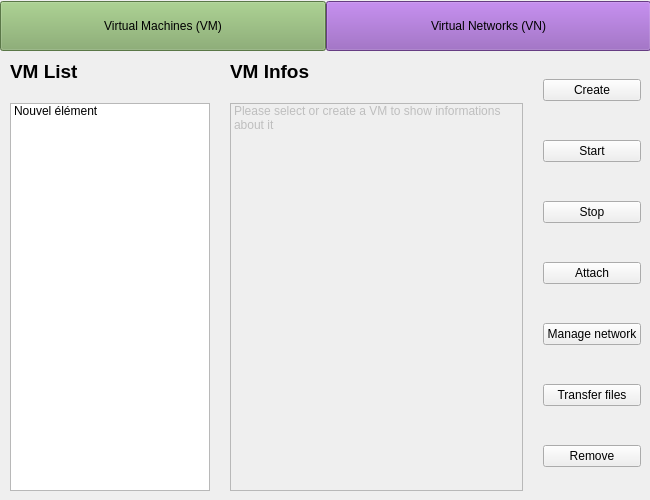
<?xml version="1.0" encoding="UTF-8"?>
<ui version="4.0">
 <class>MainWindow</class>
 <widget class="QMainWindow" name="MainWindow">
  <property name="geometry">
   <rect>
    <x>0</x>
    <y>0</y>
    <width>650</width>
    <height>500</height>
   </rect>
  </property>
  <property name="windowTitle">
   <string>MainWindow</string>
  </property>
  <property name="tabShape">
   <enum>QTabWidget::TabShape::Rounded</enum>
  </property>
  <widget class="QWidget" name="centralwidget">
   <widget class="QWidget" name="horizontalLayoutWidget">
    <property name="geometry">
     <rect>
      <x>0</x>
      <y>0</y>
      <width>651</width>
      <height>52</height>
     </rect>
    </property>
    <layout class="QHBoxLayout" name="topBarHBox">
     <property name="spacing">
      <number>0</number>
     </property>
     <property name="sizeConstraint">
      <enum>QLayout::SizeConstraint::SetDefaultConstraint</enum>
     </property>
     <item>
      <widget class="QPushButton" name="vmButton">
       <property name="minimumSize">
        <size>
         <width>0</width>
         <height>50</height>
        </size>
       </property>
       <property name="palette">
        <palette>
         <active>
          <colorrole role="WindowText">
           <brush brushstyle="SolidPattern">
            <color alpha="255">
             <red>0</red>
             <green>0</green>
             <blue>0</blue>
            </color>
           </brush>
          </colorrole>
          <colorrole role="Button">
           <brush brushstyle="SolidPattern">
            <color alpha="255">
             <red>126</red>
             <green>167</green>
             <blue>100</blue>
            </color>
           </brush>
          </colorrole>
          <colorrole role="Light">
           <brush brushstyle="SolidPattern">
            <color alpha="255">
             <red>189</red>
             <green>250</green>
             <blue>150</blue>
            </color>
           </brush>
          </colorrole>
          <colorrole role="Midlight">
           <brush brushstyle="SolidPattern">
            <color alpha="255">
             <red>157</red>
             <green>208</green>
             <blue>125</blue>
            </color>
           </brush>
          </colorrole>
          <colorrole role="Dark">
           <brush brushstyle="SolidPattern">
            <color alpha="255">
             <red>63</red>
             <green>83</green>
             <blue>50</blue>
            </color>
           </brush>
          </colorrole>
          <colorrole role="Mid">
           <brush brushstyle="SolidPattern">
            <color alpha="255">
             <red>84</red>
             <green>111</green>
             <blue>67</blue>
            </color>
           </brush>
          </colorrole>
          <colorrole role="Text">
           <brush brushstyle="SolidPattern">
            <color alpha="255">
             <red>0</red>
             <green>0</green>
             <blue>0</blue>
            </color>
           </brush>
          </colorrole>
          <colorrole role="BrightText">
           <brush brushstyle="SolidPattern">
            <color alpha="255">
             <red>255</red>
             <green>255</green>
             <blue>255</blue>
            </color>
           </brush>
          </colorrole>
          <colorrole role="ButtonText">
           <brush brushstyle="SolidPattern">
            <color alpha="255">
             <red>0</red>
             <green>0</green>
             <blue>0</blue>
            </color>
           </brush>
          </colorrole>
          <colorrole role="Base">
           <brush brushstyle="SolidPattern">
            <color alpha="255">
             <red>255</red>
             <green>255</green>
             <blue>255</blue>
            </color>
           </brush>
          </colorrole>
          <colorrole role="Window">
           <brush brushstyle="SolidPattern">
            <color alpha="255">
             <red>126</red>
             <green>167</green>
             <blue>100</blue>
            </color>
           </brush>
          </colorrole>
          <colorrole role="Shadow">
           <brush brushstyle="SolidPattern">
            <color alpha="255">
             <red>0</red>
             <green>0</green>
             <blue>0</blue>
            </color>
           </brush>
          </colorrole>
          <colorrole role="AlternateBase">
           <brush brushstyle="SolidPattern">
            <color alpha="255">
             <red>190</red>
             <green>211</green>
             <blue>177</blue>
            </color>
           </brush>
          </colorrole>
          <colorrole role="ToolTipBase">
           <brush brushstyle="SolidPattern">
            <color alpha="255">
             <red>255</red>
             <green>255</green>
             <blue>220</blue>
            </color>
           </brush>
          </colorrole>
          <colorrole role="ToolTipText">
           <brush brushstyle="SolidPattern">
            <color alpha="255">
             <red>0</red>
             <green>0</green>
             <blue>0</blue>
            </color>
           </brush>
          </colorrole>
          <colorrole role="PlaceholderText">
           <brush brushstyle="SolidPattern">
            <color alpha="127">
             <red>0</red>
             <green>0</green>
             <blue>0</blue>
            </color>
           </brush>
          </colorrole>
          <colorrole role="Accent">
           <brush brushstyle="SolidPattern">
            <color alpha="255">
             <red>255</red>
             <green>255</green>
             <blue>255</blue>
            </color>
           </brush>
          </colorrole>
         </active>
         <inactive>
          <colorrole role="WindowText">
           <brush brushstyle="SolidPattern">
            <color alpha="255">
             <red>0</red>
             <green>0</green>
             <blue>0</blue>
            </color>
           </brush>
          </colorrole>
          <colorrole role="Button">
           <brush brushstyle="SolidPattern">
            <color alpha="255">
             <red>126</red>
             <green>167</green>
             <blue>100</blue>
            </color>
           </brush>
          </colorrole>
          <colorrole role="Light">
           <brush brushstyle="SolidPattern">
            <color alpha="255">
             <red>189</red>
             <green>250</green>
             <blue>150</blue>
            </color>
           </brush>
          </colorrole>
          <colorrole role="Midlight">
           <brush brushstyle="SolidPattern">
            <color alpha="255">
             <red>157</red>
             <green>208</green>
             <blue>125</blue>
            </color>
           </brush>
          </colorrole>
          <colorrole role="Dark">
           <brush brushstyle="SolidPattern">
            <color alpha="255">
             <red>63</red>
             <green>83</green>
             <blue>50</blue>
            </color>
           </brush>
          </colorrole>
          <colorrole role="Mid">
           <brush brushstyle="SolidPattern">
            <color alpha="255">
             <red>84</red>
             <green>111</green>
             <blue>67</blue>
            </color>
           </brush>
          </colorrole>
          <colorrole role="Text">
           <brush brushstyle="SolidPattern">
            <color alpha="255">
             <red>0</red>
             <green>0</green>
             <blue>0</blue>
            </color>
           </brush>
          </colorrole>
          <colorrole role="BrightText">
           <brush brushstyle="SolidPattern">
            <color alpha="255">
             <red>255</red>
             <green>255</green>
             <blue>255</blue>
            </color>
           </brush>
          </colorrole>
          <colorrole role="ButtonText">
           <brush brushstyle="SolidPattern">
            <color alpha="255">
             <red>0</red>
             <green>0</green>
             <blue>0</blue>
            </color>
           </brush>
          </colorrole>
          <colorrole role="Base">
           <brush brushstyle="SolidPattern">
            <color alpha="255">
             <red>255</red>
             <green>255</green>
             <blue>255</blue>
            </color>
           </brush>
          </colorrole>
          <colorrole role="Window">
           <brush brushstyle="SolidPattern">
            <color alpha="255">
             <red>126</red>
             <green>167</green>
             <blue>100</blue>
            </color>
           </brush>
          </colorrole>
          <colorrole role="Shadow">
           <brush brushstyle="SolidPattern">
            <color alpha="255">
             <red>0</red>
             <green>0</green>
             <blue>0</blue>
            </color>
           </brush>
          </colorrole>
          <colorrole role="AlternateBase">
           <brush brushstyle="SolidPattern">
            <color alpha="255">
             <red>190</red>
             <green>211</green>
             <blue>177</blue>
            </color>
           </brush>
          </colorrole>
          <colorrole role="ToolTipBase">
           <brush brushstyle="SolidPattern">
            <color alpha="255">
             <red>255</red>
             <green>255</green>
             <blue>220</blue>
            </color>
           </brush>
          </colorrole>
          <colorrole role="ToolTipText">
           <brush brushstyle="SolidPattern">
            <color alpha="255">
             <red>0</red>
             <green>0</green>
             <blue>0</blue>
            </color>
           </brush>
          </colorrole>
          <colorrole role="PlaceholderText">
           <brush brushstyle="SolidPattern">
            <color alpha="127">
             <red>0</red>
             <green>0</green>
             <blue>0</blue>
            </color>
           </brush>
          </colorrole>
          <colorrole role="Accent">
           <brush brushstyle="SolidPattern">
            <color alpha="255">
             <red>255</red>
             <green>255</green>
             <blue>255</blue>
            </color>
           </brush>
          </colorrole>
         </inactive>
         <disabled>
          <colorrole role="WindowText">
           <brush brushstyle="SolidPattern">
            <color alpha="255">
             <red>63</red>
             <green>83</green>
             <blue>50</blue>
            </color>
           </brush>
          </colorrole>
          <colorrole role="Button">
           <brush brushstyle="SolidPattern">
            <color alpha="255">
             <red>126</red>
             <green>167</green>
             <blue>100</blue>
            </color>
           </brush>
          </colorrole>
          <colorrole role="Light">
           <brush brushstyle="SolidPattern">
            <color alpha="255">
             <red>189</red>
             <green>250</green>
             <blue>150</blue>
            </color>
           </brush>
          </colorrole>
          <colorrole role="Midlight">
           <brush brushstyle="SolidPattern">
            <color alpha="255">
             <red>157</red>
             <green>208</green>
             <blue>125</blue>
            </color>
           </brush>
          </colorrole>
          <colorrole role="Dark">
           <brush brushstyle="SolidPattern">
            <color alpha="255">
             <red>63</red>
             <green>83</green>
             <blue>50</blue>
            </color>
           </brush>
          </colorrole>
          <colorrole role="Mid">
           <brush brushstyle="SolidPattern">
            <color alpha="255">
             <red>84</red>
             <green>111</green>
             <blue>67</blue>
            </color>
           </brush>
          </colorrole>
          <colorrole role="Text">
           <brush brushstyle="SolidPattern">
            <color alpha="255">
             <red>63</red>
             <green>83</green>
             <blue>50</blue>
            </color>
           </brush>
          </colorrole>
          <colorrole role="BrightText">
           <brush brushstyle="SolidPattern">
            <color alpha="255">
             <red>255</red>
             <green>255</green>
             <blue>255</blue>
            </color>
           </brush>
          </colorrole>
          <colorrole role="ButtonText">
           <brush brushstyle="SolidPattern">
            <color alpha="255">
             <red>63</red>
             <green>83</green>
             <blue>50</blue>
            </color>
           </brush>
          </colorrole>
          <colorrole role="Base">
           <brush brushstyle="SolidPattern">
            <color alpha="255">
             <red>126</red>
             <green>167</green>
             <blue>100</blue>
            </color>
           </brush>
          </colorrole>
          <colorrole role="Window">
           <brush brushstyle="SolidPattern">
            <color alpha="255">
             <red>126</red>
             <green>167</green>
             <blue>100</blue>
            </color>
           </brush>
          </colorrole>
          <colorrole role="Shadow">
           <brush brushstyle="SolidPattern">
            <color alpha="255">
             <red>0</red>
             <green>0</green>
             <blue>0</blue>
            </color>
           </brush>
          </colorrole>
          <colorrole role="AlternateBase">
           <brush brushstyle="SolidPattern">
            <color alpha="255">
             <red>126</red>
             <green>167</green>
             <blue>100</blue>
            </color>
           </brush>
          </colorrole>
          <colorrole role="ToolTipBase">
           <brush brushstyle="SolidPattern">
            <color alpha="255">
             <red>255</red>
             <green>255</green>
             <blue>220</blue>
            </color>
           </brush>
          </colorrole>
          <colorrole role="ToolTipText">
           <brush brushstyle="SolidPattern">
            <color alpha="255">
             <red>0</red>
             <green>0</green>
             <blue>0</blue>
            </color>
           </brush>
          </colorrole>
          <colorrole role="PlaceholderText">
           <brush brushstyle="SolidPattern">
            <color alpha="127">
             <red>63</red>
             <green>83</green>
             <blue>50</blue>
            </color>
           </brush>
          </colorrole>
          <colorrole role="Accent">
           <brush brushstyle="SolidPattern">
            <color alpha="255">
             <red>164</red>
             <green>217</green>
             <blue>130</blue>
            </color>
           </brush>
          </colorrole>
         </disabled>
        </palette>
       </property>
       <property name="text">
        <string>Virtual Machines (VM)</string>
       </property>
       <property name="default">
        <bool>false</bool>
       </property>
       <property name="flat">
        <bool>false</bool>
       </property>
      </widget>
     </item>
     <item>
      <widget class="QPushButton" name="vnButton">
       <property name="sizePolicy">
        <sizepolicy hsizetype="Minimum" vsizetype="Fixed">
         <horstretch>0</horstretch>
         <verstretch>0</verstretch>
        </sizepolicy>
       </property>
       <property name="minimumSize">
        <size>
         <width>0</width>
         <height>50</height>
        </size>
       </property>
       <property name="palette">
        <palette>
         <active>
          <colorrole role="WindowText">
           <brush brushstyle="SolidPattern">
            <color alpha="255">
             <red>0</red>
             <green>0</green>
             <blue>0</blue>
            </color>
           </brush>
          </colorrole>
          <colorrole role="Button">
           <brush brushstyle="SolidPattern">
            <color alpha="255">
             <red>143</red>
             <green>86</green>
             <blue>184</blue>
            </color>
           </brush>
          </colorrole>
          <colorrole role="Light">
           <brush brushstyle="SolidPattern">
            <color alpha="255">
             <red>207</red>
             <green>140</green>
             <blue>255</blue>
            </color>
           </brush>
          </colorrole>
          <colorrole role="Midlight">
           <brush brushstyle="SolidPattern">
            <color alpha="255">
             <red>175</red>
             <green>113</green>
             <blue>219</blue>
            </color>
           </brush>
          </colorrole>
          <colorrole role="Dark">
           <brush brushstyle="SolidPattern">
            <color alpha="255">
             <red>72</red>
             <green>43</green>
             <blue>92</blue>
            </color>
           </brush>
          </colorrole>
          <colorrole role="Mid">
           <brush brushstyle="SolidPattern">
            <color alpha="255">
             <red>95</red>
             <green>57</green>
             <blue>123</blue>
            </color>
           </brush>
          </colorrole>
          <colorrole role="Text">
           <brush brushstyle="SolidPattern">
            <color alpha="255">
             <red>0</red>
             <green>0</green>
             <blue>0</blue>
            </color>
           </brush>
          </colorrole>
          <colorrole role="BrightText">
           <brush brushstyle="SolidPattern">
            <color alpha="255">
             <red>255</red>
             <green>255</green>
             <blue>255</blue>
            </color>
           </brush>
          </colorrole>
          <colorrole role="ButtonText">
           <brush brushstyle="SolidPattern">
            <color alpha="255">
             <red>0</red>
             <green>0</green>
             <blue>0</blue>
            </color>
           </brush>
          </colorrole>
          <colorrole role="Base">
           <brush brushstyle="SolidPattern">
            <color alpha="255">
             <red>255</red>
             <green>255</green>
             <blue>255</blue>
            </color>
           </brush>
          </colorrole>
          <colorrole role="Window">
           <brush brushstyle="SolidPattern">
            <color alpha="255">
             <red>143</red>
             <green>86</green>
             <blue>184</blue>
            </color>
           </brush>
          </colorrole>
          <colorrole role="Shadow">
           <brush brushstyle="SolidPattern">
            <color alpha="255">
             <red>0</red>
             <green>0</green>
             <blue>0</blue>
            </color>
           </brush>
          </colorrole>
          <colorrole role="AlternateBase">
           <brush brushstyle="SolidPattern">
            <color alpha="255">
             <red>199</red>
             <green>170</green>
             <blue>219</blue>
            </color>
           </brush>
          </colorrole>
          <colorrole role="ToolTipBase">
           <brush brushstyle="SolidPattern">
            <color alpha="255">
             <red>255</red>
             <green>255</green>
             <blue>220</blue>
            </color>
           </brush>
          </colorrole>
          <colorrole role="ToolTipText">
           <brush brushstyle="SolidPattern">
            <color alpha="255">
             <red>0</red>
             <green>0</green>
             <blue>0</blue>
            </color>
           </brush>
          </colorrole>
          <colorrole role="PlaceholderText">
           <brush brushstyle="SolidPattern">
            <color alpha="127">
             <red>0</red>
             <green>0</green>
             <blue>0</blue>
            </color>
           </brush>
          </colorrole>
          <colorrole role="Accent">
           <brush brushstyle="SolidPattern">
            <color alpha="255">
             <red>255</red>
             <green>255</green>
             <blue>255</blue>
            </color>
           </brush>
          </colorrole>
         </active>
         <inactive>
          <colorrole role="WindowText">
           <brush brushstyle="SolidPattern">
            <color alpha="255">
             <red>0</red>
             <green>0</green>
             <blue>0</blue>
            </color>
           </brush>
          </colorrole>
          <colorrole role="Button">
           <brush brushstyle="SolidPattern">
            <color alpha="255">
             <red>143</red>
             <green>86</green>
             <blue>184</blue>
            </color>
           </brush>
          </colorrole>
          <colorrole role="Light">
           <brush brushstyle="SolidPattern">
            <color alpha="255">
             <red>207</red>
             <green>140</green>
             <blue>255</blue>
            </color>
           </brush>
          </colorrole>
          <colorrole role="Midlight">
           <brush brushstyle="SolidPattern">
            <color alpha="255">
             <red>175</red>
             <green>113</green>
             <blue>219</blue>
            </color>
           </brush>
          </colorrole>
          <colorrole role="Dark">
           <brush brushstyle="SolidPattern">
            <color alpha="255">
             <red>72</red>
             <green>43</green>
             <blue>92</blue>
            </color>
           </brush>
          </colorrole>
          <colorrole role="Mid">
           <brush brushstyle="SolidPattern">
            <color alpha="255">
             <red>95</red>
             <green>57</green>
             <blue>123</blue>
            </color>
           </brush>
          </colorrole>
          <colorrole role="Text">
           <brush brushstyle="SolidPattern">
            <color alpha="255">
             <red>0</red>
             <green>0</green>
             <blue>0</blue>
            </color>
           </brush>
          </colorrole>
          <colorrole role="BrightText">
           <brush brushstyle="SolidPattern">
            <color alpha="255">
             <red>255</red>
             <green>255</green>
             <blue>255</blue>
            </color>
           </brush>
          </colorrole>
          <colorrole role="ButtonText">
           <brush brushstyle="SolidPattern">
            <color alpha="255">
             <red>0</red>
             <green>0</green>
             <blue>0</blue>
            </color>
           </brush>
          </colorrole>
          <colorrole role="Base">
           <brush brushstyle="SolidPattern">
            <color alpha="255">
             <red>255</red>
             <green>255</green>
             <blue>255</blue>
            </color>
           </brush>
          </colorrole>
          <colorrole role="Window">
           <brush brushstyle="SolidPattern">
            <color alpha="255">
             <red>143</red>
             <green>86</green>
             <blue>184</blue>
            </color>
           </brush>
          </colorrole>
          <colorrole role="Shadow">
           <brush brushstyle="SolidPattern">
            <color alpha="255">
             <red>0</red>
             <green>0</green>
             <blue>0</blue>
            </color>
           </brush>
          </colorrole>
          <colorrole role="AlternateBase">
           <brush brushstyle="SolidPattern">
            <color alpha="255">
             <red>199</red>
             <green>170</green>
             <blue>219</blue>
            </color>
           </brush>
          </colorrole>
          <colorrole role="ToolTipBase">
           <brush brushstyle="SolidPattern">
            <color alpha="255">
             <red>255</red>
             <green>255</green>
             <blue>220</blue>
            </color>
           </brush>
          </colorrole>
          <colorrole role="ToolTipText">
           <brush brushstyle="SolidPattern">
            <color alpha="255">
             <red>0</red>
             <green>0</green>
             <blue>0</blue>
            </color>
           </brush>
          </colorrole>
          <colorrole role="PlaceholderText">
           <brush brushstyle="SolidPattern">
            <color alpha="127">
             <red>0</red>
             <green>0</green>
             <blue>0</blue>
            </color>
           </brush>
          </colorrole>
          <colorrole role="Accent">
           <brush brushstyle="SolidPattern">
            <color alpha="255">
             <red>255</red>
             <green>255</green>
             <blue>255</blue>
            </color>
           </brush>
          </colorrole>
         </inactive>
         <disabled>
          <colorrole role="WindowText">
           <brush brushstyle="SolidPattern">
            <color alpha="255">
             <red>72</red>
             <green>43</green>
             <blue>92</blue>
            </color>
           </brush>
          </colorrole>
          <colorrole role="Button">
           <brush brushstyle="SolidPattern">
            <color alpha="255">
             <red>143</red>
             <green>86</green>
             <blue>184</blue>
            </color>
           </brush>
          </colorrole>
          <colorrole role="Light">
           <brush brushstyle="SolidPattern">
            <color alpha="255">
             <red>207</red>
             <green>140</green>
             <blue>255</blue>
            </color>
           </brush>
          </colorrole>
          <colorrole role="Midlight">
           <brush brushstyle="SolidPattern">
            <color alpha="255">
             <red>175</red>
             <green>113</green>
             <blue>219</blue>
            </color>
           </brush>
          </colorrole>
          <colorrole role="Dark">
           <brush brushstyle="SolidPattern">
            <color alpha="255">
             <red>72</red>
             <green>43</green>
             <blue>92</blue>
            </color>
           </brush>
          </colorrole>
          <colorrole role="Mid">
           <brush brushstyle="SolidPattern">
            <color alpha="255">
             <red>95</red>
             <green>57</green>
             <blue>123</blue>
            </color>
           </brush>
          </colorrole>
          <colorrole role="Text">
           <brush brushstyle="SolidPattern">
            <color alpha="255">
             <red>72</red>
             <green>43</green>
             <blue>92</blue>
            </color>
           </brush>
          </colorrole>
          <colorrole role="BrightText">
           <brush brushstyle="SolidPattern">
            <color alpha="255">
             <red>255</red>
             <green>255</green>
             <blue>255</blue>
            </color>
           </brush>
          </colorrole>
          <colorrole role="ButtonText">
           <brush brushstyle="SolidPattern">
            <color alpha="255">
             <red>72</red>
             <green>43</green>
             <blue>92</blue>
            </color>
           </brush>
          </colorrole>
          <colorrole role="Base">
           <brush brushstyle="SolidPattern">
            <color alpha="255">
             <red>143</red>
             <green>86</green>
             <blue>184</blue>
            </color>
           </brush>
          </colorrole>
          <colorrole role="Window">
           <brush brushstyle="SolidPattern">
            <color alpha="255">
             <red>143</red>
             <green>86</green>
             <blue>184</blue>
            </color>
           </brush>
          </colorrole>
          <colorrole role="Shadow">
           <brush brushstyle="SolidPattern">
            <color alpha="255">
             <red>0</red>
             <green>0</green>
             <blue>0</blue>
            </color>
           </brush>
          </colorrole>
          <colorrole role="AlternateBase">
           <brush brushstyle="SolidPattern">
            <color alpha="255">
             <red>143</red>
             <green>86</green>
             <blue>184</blue>
            </color>
           </brush>
          </colorrole>
          <colorrole role="ToolTipBase">
           <brush brushstyle="SolidPattern">
            <color alpha="255">
             <red>255</red>
             <green>255</green>
             <blue>220</blue>
            </color>
           </brush>
          </colorrole>
          <colorrole role="ToolTipText">
           <brush brushstyle="SolidPattern">
            <color alpha="255">
             <red>0</red>
             <green>0</green>
             <blue>0</blue>
            </color>
           </brush>
          </colorrole>
          <colorrole role="PlaceholderText">
           <brush brushstyle="SolidPattern">
            <color alpha="127">
             <red>72</red>
             <green>43</green>
             <blue>92</blue>
            </color>
           </brush>
          </colorrole>
          <colorrole role="Accent">
           <brush brushstyle="SolidPattern">
            <color alpha="255">
             <red>186</red>
             <green>112</green>
             <blue>239</blue>
            </color>
           </brush>
          </colorrole>
         </disabled>
        </palette>
       </property>
       <property name="text">
        <string>Virtual Networks (VN)</string>
       </property>
      </widget>
     </item>
    </layout>
   </widget>
   <widget class="QWidget" name="horizontalLayoutWidget_2">
    <property name="geometry">
     <rect>
      <x>10</x>
      <y>60</y>
      <width>631</width>
      <height>431</height>
     </rect>
    </property>
    <layout class="QHBoxLayout" name="mainContentHBox">
     <property name="spacing">
      <number>20</number>
     </property>
     <property name="sizeConstraint">
      <enum>QLayout::SizeConstraint::SetDefaultConstraint</enum>
     </property>
     <item>
      <layout class="QVBoxLayout" name="vmListVBox">
       <item>
        <widget class="QLabel" name="label_2">
         <property name="maximumSize">
          <size>
           <width>16777215</width>
           <height>50</height>
          </size>
         </property>
         <property name="font">
          <font>
           <pointsize>14</pointsize>
           <bold>true</bold>
          </font>
         </property>
         <property name="text">
          <string>VM List</string>
         </property>
        </widget>
       </item>
       <item>
        <widget class="QListWidget" name="listWidget">
         <property name="maximumSize">
          <size>
           <width>200</width>
           <height>400</height>
          </size>
         </property>
         <item>
          <property name="text">
           <string>Nouvel élément</string>
          </property>
         </item>
        </widget>
       </item>
      </layout>
     </item>
     <item>
      <layout class="QVBoxLayout" name="vmInfosVBox">
       <item>
        <widget class="QLabel" name="vmMainlabel">
         <property name="minimumSize">
          <size>
           <width>0</width>
           <height>0</height>
          </size>
         </property>
         <property name="maximumSize">
          <size>
           <width>16777215</width>
           <height>50</height>
          </size>
         </property>
         <property name="font">
          <font>
           <pointsize>14</pointsize>
           <bold>true</bold>
          </font>
         </property>
         <property name="text">
          <string>VM Infos</string>
         </property>
        </widget>
       </item>
       <item>
        <widget class="QListWidget" name="infosList">
         <property name="enabled">
          <bool>false</bool>
         </property>
         <property name="movement">
          <enum>QListView::Movement::Static</enum>
         </property>
         <property name="isWrapping" stdset="0">
          <bool>false</bool>
         </property>
         <property name="layoutMode">
          <enum>QListView::LayoutMode::SinglePass</enum>
         </property>
         <property name="viewMode">
          <enum>QListView::ViewMode::ListMode</enum>
         </property>
         <property name="wordWrap">
          <bool>true</bool>
         </property>
         <item>
          <property name="text">
           <string>Please select or create a VM to show informations about it</string>
          </property>
         </item>
        </widget>
       </item>
      </layout>
     </item>
     <item>
      <layout class="QVBoxLayout" name="actionButtonsVBox">
       <item>
        <widget class="QPushButton" name="createButton">
         <property name="text">
          <string>Create</string>
         </property>
        </widget>
       </item>
       <item>
        <widget class="QPushButton" name="startButton">
         <property name="text">
          <string>Start</string>
         </property>
        </widget>
       </item>
       <item>
        <widget class="QPushButton" name="stopButton">
         <property name="text">
          <string>Stop</string>
         </property>
        </widget>
       </item>
       <item>
        <widget class="QPushButton" name="attachButton">
         <property name="text">
          <string>Attach</string>
         </property>
        </widget>
       </item>
       <item>
        <widget class="QPushButton" name="networkButton">
         <property name="text">
          <string>Manage network</string>
         </property>
        </widget>
       </item>
       <item>
        <widget class="QPushButton" name="filesButton">
         <property name="text">
          <string>Transfer files</string>
         </property>
        </widget>
       </item>
       <item>
        <widget class="QPushButton" name="removeButton">
         <property name="text">
          <string>Remove</string>
         </property>
        </widget>
       </item>
      </layout>
     </item>
    </layout>
   </widget>
  </widget>
 </widget>
 <resources/>
 <connections/>
</ui>
